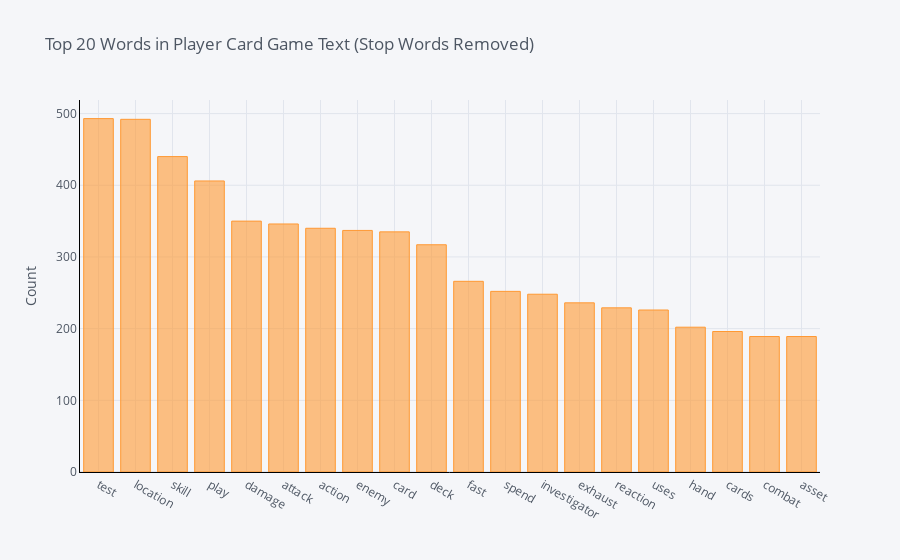

Write notebook code for a chart like this one.
### Code cell
# The distribution of top unigrams after removing stop words
def get_top_n_words(corpus, n=None):
    vec = CountVectorizer(stop_words = 'english').fit(corpus)
    bag_of_words = vec.transform(corpus)
    sum_words = bag_of_words.sum(axis=0) 
    words_freq = [(word, sum_words[0, idx]) for word, idx in vec.vocabulary_.items()]
    words_freq =sorted(words_freq, key = lambda x: x[1], reverse=True)
    return words_freq[:n]
common_words = get_top_n_words(df_player_card_text['clean_text'], 20)
for word, freq in common_words:
    print(word, freq)
df2 = pd.DataFrame(common_words, columns = ['ReviewText' , 'count'])
df2.groupby('ReviewText').sum()['count'].sort_values(ascending=False).iplot(
    kind='bar', yTitle='Count', linecolor='black', title='Top 20 Words in Player Card Game Text (Stop Words Removed)')

### Figure 1 — Plotly figure (JSON) as saved in the notebook; plotly's stock layout.template omitted (floating-point values rounded to 4 significant figures)
{"data": [{"marker": {"color": "rgba(255, 153, 51, 0.6)", "line": {"color": "rgba(255, 153, 51, 1.0)", "width": 1}}, "name": "count", "orientation": "v", "text": "", "type": "bar", "x": ["test", "location", "skill", "play", "damage", "attack", "action", "enemy", "card", "deck", "fast", "spend", "investigator", "exhaust", "reaction", "uses", "hand", "cards", "combat", "asset"], "y": [493, 492, 440, 406, 350, 346, 340, 337, 335, 317, 266, 252, 248, 236, 229, 226, 202, 196, 189, 189]}], "layout": {"legend": {"bgcolor": "#F5F6F9", "font": {"color": "#4D5663"}}, "paper_bgcolor": "#F5F6F9", "plot_bgcolor": "#F5F6F9", "title": {"font": {"color": "#4D5663"}, "text": "Top 20 Words in Player Card Game Text (Stop Words Removed)"}, "xaxis": {"gridcolor": "#E1E5ED", "linecolor": "black", "showgrid": true, "tickfont": {"color": "#4D5663"}, "title": {"font": {"color": "#4D5663"}, "text": ""}, "zerolinecolor": "#E1E5ED"}, "yaxis": {"gridcolor": "#E1E5ED", "linecolor": "black", "showgrid": true, "tickfont": {"color": "#4D5663"}, "title": {"font": {"color": "#4D5663"}, "text": "Count"}, "zerolinecolor": "#E1E5ED"}}}
